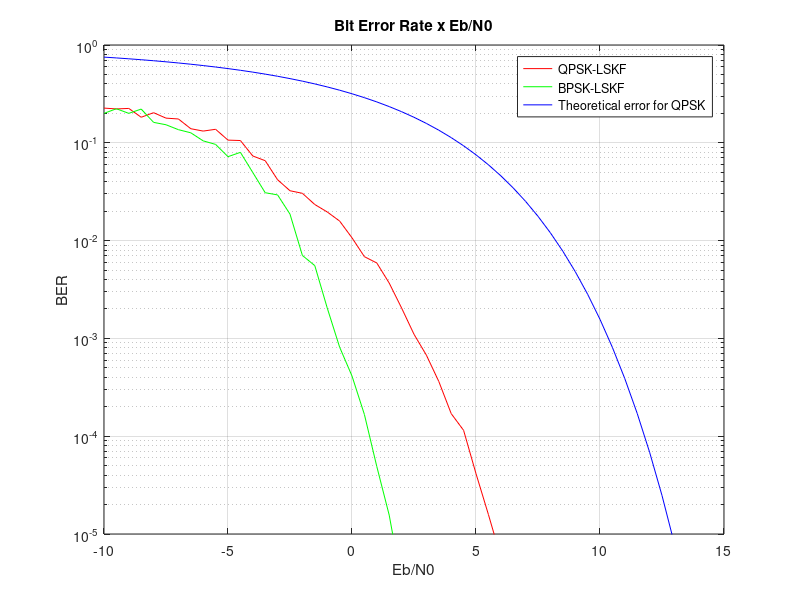

This figure's MATLAB source:
clear; close all; clc;

% symbols per mensagem: 16 symbols;

general_Theoretical_error = @(range, M) 2*qfunc(sqrt(2*db2pow(range))*sin(pi/M));

EbN0dB = -10:0.5:15;
SISO_AWGN_BPSK = [0.200000000000000	0.222958057395144	0.200000000000000	0.221238938053097	0.161787365177196	0.152941176470588	0.136246786632391	0.126550868486352	0.104663212435233	0.0962962962962963	0.0721357850070721	0.0798722044728435	0.0496592015579357	0.0308788598574822	0.0293178519593614	0.0186428038777032	0.00704906703524534	0.00554649265905383	0.00205170291341814	0.000814942791016071	0.000412425557186928	0.000166701118231101	4.89527058118610e-05	1.55970714938563e-05	3.16149591364007e-06	6.05569690897851e-7	0	0	0	0	0	0	0	0	0	0	0	0	0	0	0	0	0	0	0	0	0	0	0	0   0];

SISO_AWGN_QPSK = [0.226373626373626	0.221987315010571	0.224669603524229	0.182481751824818	0.203187250996016	0.178761061946903	0.175257731958763	0.139310344827586	0.131782945736434	0.137466307277628	0.106514994829369	0.105485232067511	0.0733137829912024	0.0656167979002625	0.0418760469011725	0.0323415265200518	0.0304506699147381	0.0233863423760524	0.0196386488609584	0.0158528852251110	0.0106791969243913	0.00685119210742669	0.00590332573499328	0.00368025909023995	0.00204498977505113	0.00110204981265153	0.000673618408643871	0.000362860501908646	0.000170219719614078	0.000114773139412637	4.13980622395027e-05	1.58228913999765e-05	5.8095004387334731331518910156308e-6	0	0	0	0	0	0	0	0	0	0	0	0	0	0	0	0	0	0];

SISO_AWGN_8PSK = [
    ];

SISO_AWGN_16PSK = [
    ];

SISO_AWGN_32PSK = [
    ];

SISO_AWGN_64PSK = [
    ];

% SISO_AWGN_QPSK_RAW = [0.386973180076628	0.409836065573771	0.428571428571429	0.409836065573771	0.405204460966543	0.396226415094340	0.413919413919414	0.371428571428571	0.371428571428571	0.373665480427046	0.364620938628159	0.391634980988593	0.335463258785943	0.351351351351351	0.325301204819277	0.267175572519084	0.286908077994429	0.298245614035088	0.290858725761773	0.243498817966903	0.229357798165138	0.206349206349206	0.206349206349206	0.194029850746269	0.151515151515152	0.149187592319055	0.155279503105590	0.109170305676856	0.0865051903114187	0.0865051903114187	0.0677506775067751	0.0491962981003410	0.0397456279809221	0.0326543808600065	0.0261233019853710	0.0168350168350168	0.0118539592223803	0.00786905886056028	0.00507614213197970	0.00255180157190977	0.00169548999660902	0.000834640937468701	0.000398946780499481	0.000147418698587729	6.80870533829733e-05	2.28154440478613e-05	8.59940760400898e-06	2.85970351737813e-06		5.7719162074548029430222204277081e-7	0 0];

semilogy(EbN0dB, SISO_AWGN_QPSK, 'Color', 'Red'); 
hold on
semilogy(EbN0dB, SISO_AWGN_BPSK, 'Color', 'Green'); 
semilogy(-10:0.5:15, general_Theoretical_error(-10:0.5:15,4), 'Color', 'Blue')
grid on
hold off

xlabel("Eb/N0");
ylabel("BER");
ylim([1e-5 1e0])

title("Bit Error Rate x Eb/N0");
legend({'QPSK-LSKF', 'BPSK-LSKF','Theoretical error for QPSK'})